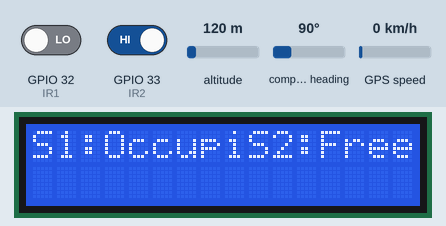
A sketch run on a simulated ESP32. Shown: 16×2 character LCD. The inputs (shaded band) are chosen by the test bench; at power-on: GPIO 32 (IR1) LOW, GPIO 33 (IR2) HIGH, altitude 120 m, compass heading 90°, GPS speed 0 km/h. WiFi joins after 1.5 s; servers stay silent unless stated; the GPS gets a fix after 3 s at 37.7749, -122.4194 with 8 satellites; what the sketch prints to the serial monitor is not drawn.

Above: at 7.5 s.
7.6 s: GPIO 32 (IR1) driven HIGH
At 13.0 s:
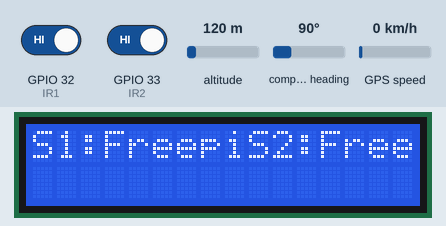
13.3 s: GPIO 33 (IR2) driven LOW
At 18.1 s:
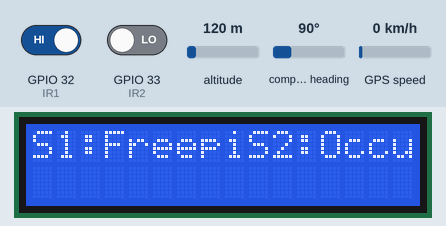
18.4 s: GPIO 32 (IR1) driven LOW
At 22.7 s:
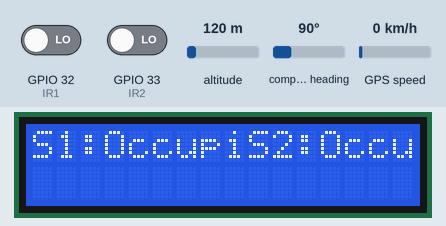
23.4 s: GPIO 33 (IR2) driven HIGH
At 28.1 s:
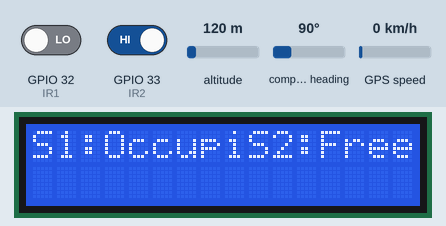
28.4 s: GPIO 32 (IR1) driven HIGH
At 33.0 s:
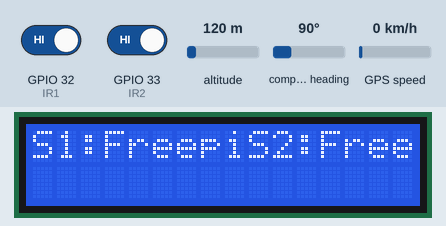
Timing chart, 0 to 34.3 s (numbered marks = the images above; inputs shaded):
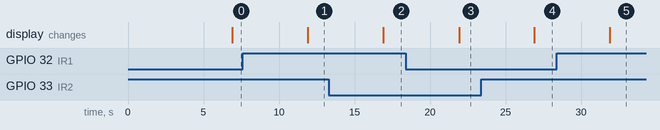

The sketch:

IoT_Based_Parking.ino
```cpp
// ==== BLYNK CONFIG ====
#define BLYNK_TEMPLATE_ID "TMPL3cax_drCN"
#define BLYNK_TEMPLATE_NAME "IoT Based parking"
#define BLYNK_AUTH_TOKEN "FX8VXyOC4kDdAVi3put3utpo4-ghXoF7"

#include <WiFi.h>
#include <BlynkSimpleEsp32.h>
#include <TinyGPS++.h>
#include <HardwareSerial.h>
#include <LiquidCrystal_I2C.h>
#include <Wire.h>

// ==== WiFi Credentials ====
char ssid[] = "Chhaya"; // ⚠️ Remove space if it gives error
char pass[] = "123456789";

// ==== LCD Setup ====
LiquidCrystal_I2C lcd(0x27, 16, 2); // Adjust if I2C address is different

// ==== GPS Setup ====
TinyGPSPlus gps;
HardwareSerial gpsSerial(1); // Serial1 on ESP32
#define GPS_RX 16  // ESP32 receives from GPS TX
#define GPS_TX 17  // ESP32 TX (optional)

// ==== IR Sensor Pins ====
#define IR1 32
#define IR2 33

BlynkTimer timer;
bool notificationSent = false; // Prevent spamming notifications

// ==== Function: Send GPS + Parking Status ====
void sendToBlynk() {
  // GPS Data
  if (gps.location.isUpdated()) {
    float lat = gps.location.lat();
    float lng = gps.location.lng();

    Blynk.virtualWrite(V1, lat);  // Latitude
    Blynk.virtualWrite(V2, lng);  // Longitude

    Serial.print("Lat: ");
    Serial.print(lat);
    Serial.print(" | Lng: ");
    Serial.println(lng);
  }

  // IR Sensor Data
  bool slot1 = digitalRead(IR1) == LOW; // LOW = object detected
  bool slot2 = digitalRead(IR2) == LOW;

  String s1 = slot1 ? "Occupied" : "Free";
  String s2 = slot2 ? "Occupied" : "Free";

  Blynk.virtualWrite(V3, s1);  // Slot 1 status
  Blynk.virtualWrite(V4, s2);  // Slot 2 status

  // LCD Update
  lcd.setCursor(0, 0);
  lcd.print("S1:");
  lcd.print(s1);
  lcd.setCursor(9, 0);
  lcd.print("S2:");
  lcd.print(s2);

  // 🔔 Notification Logic
  if (slot1 && slot2 && !notificationSent) {
    Blynk.logEvent("all_slots_full", "All parking slots are currently occupied.");
    notificationSent = true;  // Avoid sending repeatedly
  } else if (!slot1 || !slot2) {
    // Reset notification flag when any slot becomes free
    notificationSent = false;
  }
}

void setup() {
  Serial.begin(115200);
  gpsSerial.begin(9600, SERIAL_8N1, GPS_RX, GPS_TX);

  pinMode(IR1, INPUT);
  pinMode(IR2, INPUT);

  lcd.init();
  lcd.backlight();
  lcd.setCursor(0, 0);
  lcd.print("Smart Parking");

  Blynk.begin(BLYNK_AUTH_TOKEN, ssid, pass);
  timer.setInterval(5000L, sendToBlynk); // Every 5 sec
}

void loop() {
  Blynk.run();
  timer.run();

  while (gpsSerial.available()) {
    gps.encode(gpsSerial.read());
  }
}
```

Measured:
- after the input at 7.6 s, the display: changes after 4.3 s (image 1)
- after the input at 13.3 s, the display: changes after 3.6 s (image 2)
- after the input at 18.4 s, the display: changes after 3.5 s (image 3)
- after the input at 23.4 s, the display: changes after 3.5 s (image 4)
- after the input at 28.4 s, the display: changes after 3.5 s (image 5)
